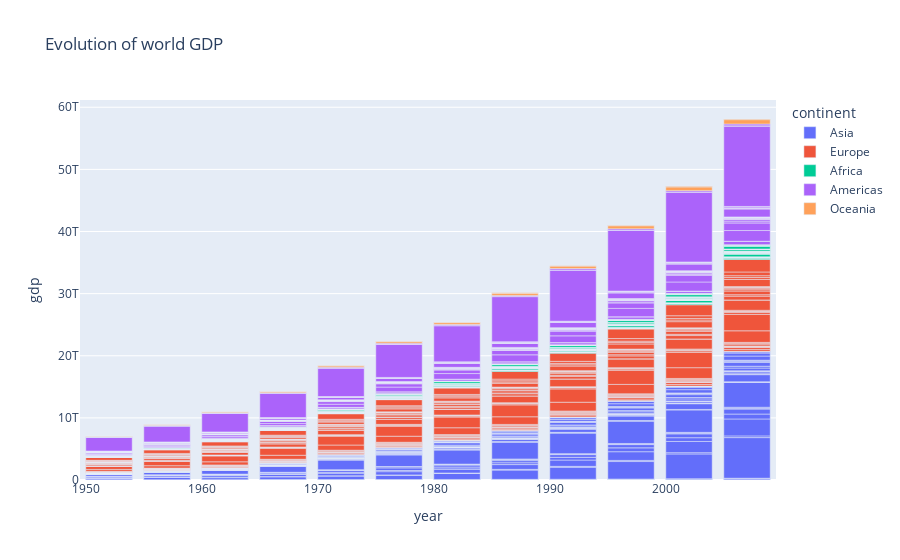

The cell this chart's notebook holds for it:
### Code cell
import plotly.express as px
import pandas as pd

df = px.data.gapminder()

gdp = df['pop'] * df['gdpPercap']

# gdp
fig = px.bar(df, x='year', y=gdp, color='continent', labels={'y':'gdp'},
             hover_data=['country'],
             title='Evolution of world GDP')
fig.show()
df

### Figure 1 — Plotly figure (JSON) as saved in the notebook; plotly's stock layout.template omitted (floating-point values rounded to 4 significant figures; data arrays with more than 128 entries replaced by an {"elided": "..."} marker saying what was removed)
{"data": [{"alignmentgroup": "True", "customdata": {"elided": "396x1 str values"}, "hovertemplate": "continent=Asia<br>year=%{x}<br>gdp=%{y}<br>country=%{customdata[0]}<extra></extra>", "legendgroup": "Asia", "marker": {"color": "#636efa"}, "name": "Asia", "offsetgroup": "Asia", "orientation": "v", "showlegend": true, "textposition": "auto", "type": "bar", "x": {"elided": "396 int values"}, "xaxis": "x", "y": {"elided": "396 float values"}, "yaxis": "y"}, {"alignmentgroup": "True", "customdata": {"elided": "360x1 str values"}, "hovertemplate": "continent=Europe<br>year=%{x}<br>gdp=%{y}<br>country=%{customdata[0]}<extra></extra>", "legendgroup": "Europe", "marker": {"color": "#EF553B"}, "name": "Europe", "offsetgroup": "Europe", "orientation": "v", "showlegend": true, "textposition": "auto", "type": "bar", "x": {"elided": "360 int values"}, "xaxis": "x", "y": {"elided": "360 float values"}, "yaxis": "y"}, {"alignmentgroup": "True", "customdata": {"elided": "624x1 str values"}, "hovertemplate": "continent=Africa<br>year=%{x}<br>gdp=%{y}<br>country=%{customdata[0]}<extra></extra>", "legendgroup": "Africa", "marker": {"color": "#00cc96"}, "name": "Africa", "offsetgroup": "Africa", "orientation": "v", "showlegend": true, "textposition": "auto", "type": "bar", "x": {"elided": "624 int values"}, "xaxis": "x", "y": {"elided": "624 float values"}, "yaxis": "y"}, {"alignmentgroup": "True", "customdata": {"elided": "300x1 str values"}, "hovertemplate": "continent=Americas<br>year=%{x}<br>gdp=%{y}<br>country=%{customdata[0]}<extra></extra>", "legendgroup": "Americas", "marker": {"color": "#ab63fa"}, "name": "Americas", "offsetgroup": "Americas", "orientation": "v", "showlegend": true, "textposition": "auto", "type": "bar", "x": {"elided": "300 int values"}, "xaxis": "x", "y": {"elided": "300 float values"}, "yaxis": "y"}, {"alignmentgroup": "True", "customdata": [["Australia"], ["Australia"], ["Australia"], ["Australia"], ["Australia"], ["Australia"], ["Australia"], ["Australia"], ["Australia"], ["Australia"], ["Australia"], ["Australia"], ["New Zealand"], ["New Zealand"], ["New Zealand"], ["New Zealand"], ["New Zealand"], ["New Zealand"], ["New Zealand"], ["New Zealand"], ["New Zealand"], ["New Zealand"], ["New Zealand"], ["New Zealand"]], "hovertemplate": "continent=Oceania<br>year=%{x}<br>gdp=%{y}<br>country=%{customdata[0]}<extra></extra>", "legendgroup": "Oceania", "marker": {"color": "#FFA15A"}, "name": "Oceania", "offsetgroup": "Oceania", "orientation": "v", "showlegend": true, "textposition": "auto", "type": "bar", "x": [1952, 1957, 1962, 1967, 1972, 1977, 1982, 1987, 1992, 1997, 2002, 2007, 1952, 1957, 1962, 1967, 1972, 1977, 1982, 1987, 1992, 1997, 2002, 2007], "xaxis": "x", "y": [87260000000.0, 106300000000.0, 131900000000.0, 172500000000.0, 221200000000.0, 258000000000.0, 295700000000.0, 355900000000.0, 409500000000.0, 501200000000.0, 599800000000.0, 703700000000.0, 21060000000.0, 27300000000.0, 32790000000.0, 39460000000.0, 47000000000.0, 51380000000.0, 56610000000.0, 63050000000.0, 63130000000.0, 77390000000.0, 90630000000.0, 103700000000.0], "yaxis": "y"}], "layout": {"barmode": "relative", "legend": {"title": {"text": "continent"}, "tracegroupgap": 0}, "title": {"text": "Evolution of world GDP"}, "xaxis": {"anchor": "y", "domain": [0, 1], "title": {"text": "year"}}, "yaxis": {"anchor": "x", "domain": [0, 1], "title": {"text": "gdp"}}}}
